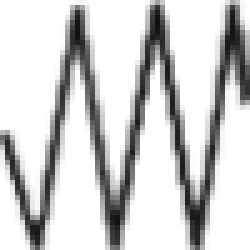
#> input picture AppMechaSim/images/control_spring.png, 50 x 50 px (shown 5 times larger)
$ python Photos_File.py
#> lines starting #> are read from the running program, lines starting #| are printed output that depends on the picture
import PIL
from PIL import Image, ImageTk
import tkinter as tk
import sys
import os


def resource_path(relative_path):
    """ Get absolute path to resource, works for dev and for PyInstaller """
    base_path = getattr(sys, '_MEIPASS', os.path.dirname(os.path.abspath(__file__)))
    return os.path.join(base_path, relative_path)


spring_left = Image.open(resource_path('images/control_spring.png'))
#> spring_left is the input picture: PIL image 50x50 RGBA; mean R, G, B, A 37.8, 37.8, 37.6, 62.6
spring_right = spring_left.transpose(Image.FLIP_LEFT_RIGHT)
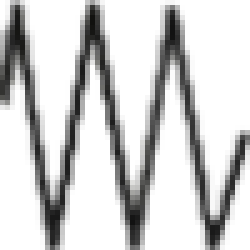
#> spring_right: PIL image 50x50 RGBA (shown 5 times larger); mean R, G, B, A 37.8, 37.8, 37.6, 62.6; transparent parts drawn white
mechanical_left = Image.open(resource_path('images/control_mechanic.png'))
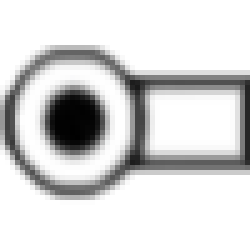
#> input picture AppMechaSim/images/control_mechanic.png, 50 x 50 px (shown 5 times larger)
#> mechanical_left is the input picture: PIL image 50x50 RGBA; mean R, G, B, A 80.8, 80.8, 80.8, 113.3
mechanical_right = mechanical_left.transpose(Image.FLIP_LEFT_RIGHT)
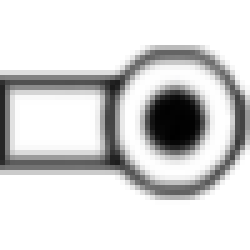
#> mechanical_right: PIL image 50x50 RGBA (shown 5 times larger); mean R, G, B, A 80.8, 80.8, 80.8, 113.3; transparent parts drawn white
manual_left = Image.open(resource_path('images/control_manual.png'))
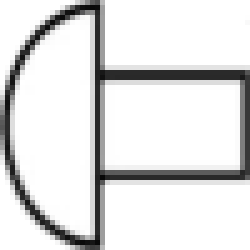
#> input picture AppMechaSim/images/control_manual.png, 50 x 50 px (shown 5 times larger)
#> manual_left is the input picture: PIL image 50x50 RGBA; mean R, G, B, A 119.3, 119.3, 119.3, 145.9
manual_right = manual_left.transpose(Image.FLIP_LEFT_RIGHT)
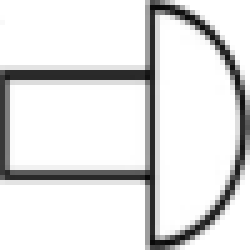
#> manual_right: PIL image 50x50 RGBA (shown 5 times larger); mean R, G, B, A 119.3, 119.3, 119.3, 145.9; transparent parts drawn white
pneumatic_left = Image.open(resource_path('images/control_pneumatic.png'))
#> (the run stopped early here; a loop or call above may not have finished)
